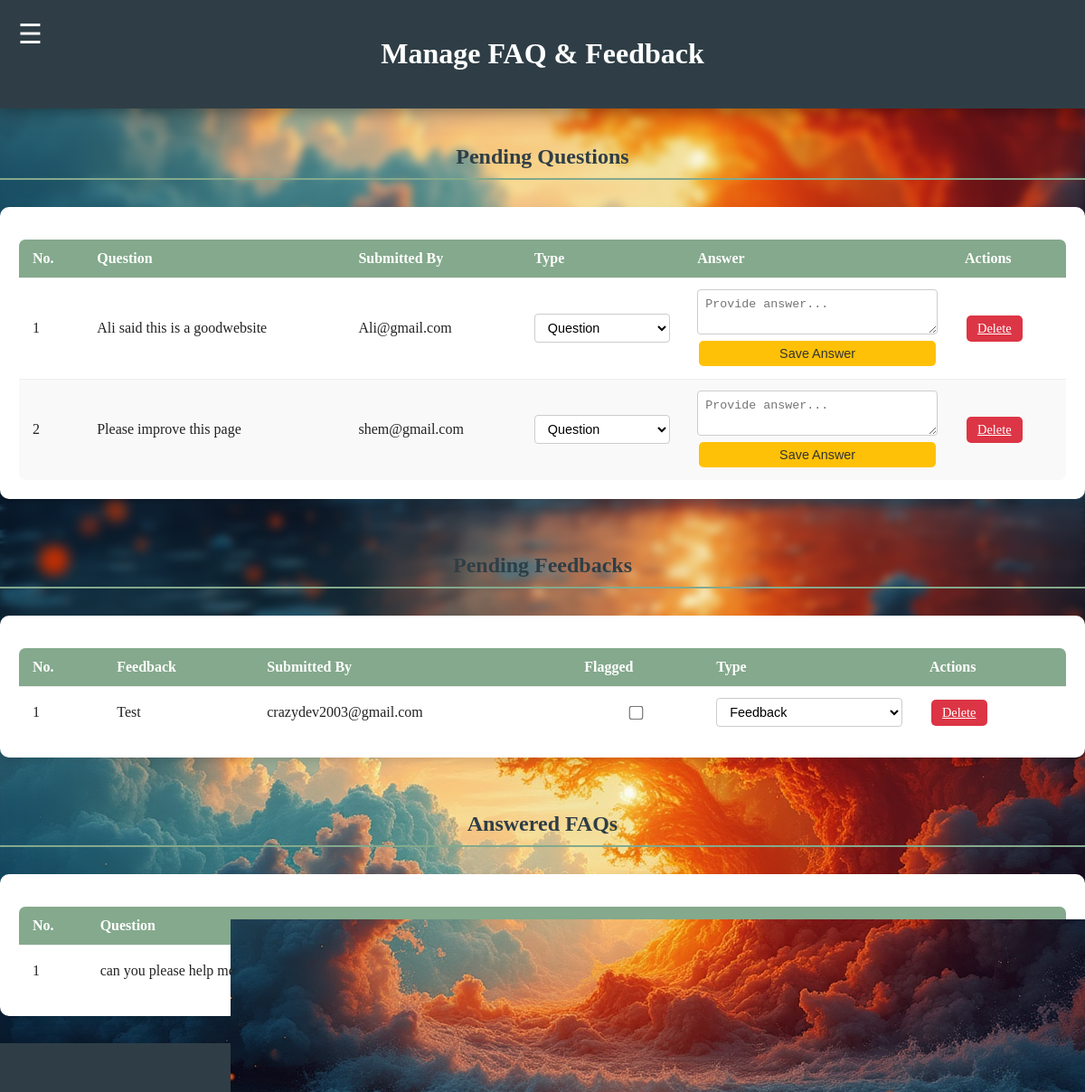
The app's page /manageFAQ.php with its own data.
### tables this page shows
CREATE TABLE `faq` (
  `id` int(11) NOT NULL,
  `question` text NOT NULL,
  `answer` text DEFAULT NULL,
  `submitted_by` varchar(100) DEFAULT NULL,
  `submitted_at` timestamp NOT NULL DEFAULT current_timestamp(),
  `visible` tinyint(1) DEFAULT 0,
  `type` enum('question','feedback') DEFAULT 'question',
  `flagged` tinyint(1) DEFAULT 0
);

### manageFAQ.php (the view, shortened to what this page needs)
<?php
require 'connection.php';
require 'header.php';
require 'navbar.php';
$answered = $conn->query("SELECT * FROM faq WHERE answer IS NOT NULL ORDER BY submitted_at DESC");
$unanswered_questions = $conn->query("SELECT * FROM faq WHERE answer IS NULL AND type = 'question' ORDER BY submitted_at DESC");
$unanswered_feedbacks = $conn->query("SELECT * FROM faq WHERE answer IS NULL AND type = 'feedback' ORDER BY submitted_at DESC");
?>
<div id="main-content">
    <div class="title-container">
        <h1>Manage FAQ & Feedback</h1>
    </div>
    <h2 style="margin-top: 40px;">Pending Questions</h2>
    <div class="table-container">
        <?php if ($unanswered_questions->num_rows > 0): ?>
            <table class="manage-table">
                <thead>
                    <tr>
                        <th>No.</th>
                        <th>Question</th>
                        <th>Submitted By</th>
                        <th>Type</th>
                        <th>Answer</th>
                        <th>Actions</th>
                    </tr>
                </thead>
                <tbody>
                    <?php $no = 1; while ($row = $unanswered_questions->fetch_assoc()): ?>
                        <tr>
                            <td><?= $no++ ?></td>
                            <td><?= htmlspecialchars($row['question']) ?></td>
                            <td><?= htmlspecialchars($row['submitted_by']) ?></td>
                            <td>
                                <form method="POST">
                                    <select name="type" onchange="this.form.submit()">
                                        <option value="question" <?= $row['type'] == 'question' ? 'selected' : '' ?>>Question</option>
                                    </select>
                                </form>
                            </td>
                            <td>
                                <form method="POST">
                                    <textarea name="answer" rows="2" placeholder="Provide answer..." required></textarea>
                                    <button type="submit" class="form-button orange">Save Answer</button>
                                </form>
                            </td>
                            <td>
                                <a href="?delete=<?= $row['id'] ?>" onclick="return confirm('Are you sure you want to delete this entry?')" class="form-button red">Delete</a>
                            </td>
                        </tr>
                    <?php endwhile; ?>
                </tbody>
            </table>
        <?php else: ?>
            <p style="text-align: center; padding: 20px; color: #555;">No pending questions.</p>
        <?php endif; ?>
    </div>
    <h2 style="margin-top: 60px;">Pending Feedbacks</h2>
    <div class="table-container">
        <?php if ($unanswered_feedbacks->num_rows > 0): ?>
            <table class="manage-table">
                <thead>
                    <tr>
                        <th>No.</th>
                        <th>Feedback</th>
                        <th>Submitted By</th>
                        <th>Flagged</th>
                        <th>Type</th>
                        <th>Actions</th>
                    </tr>
                </thead>
                <tbody>
                    <?php $no = 1; while ($row = $unanswered_feedbacks->fetch_assoc()): ?>
                        <tr>
                            <td><?= $no++ ?></td>
                            <td><?= htmlspecialchars($row['question']) ?></td>
                            <td><?= htmlspecialchars($row['submitted_by']) ?></td>
                            <td>
                                <form method="POST">
                                    <input type="checkbox" name="flagged" value="1" onchange="this.form.submit()" <?= $row['flagged'] ? 'checked' : '' ?>>
                                </form>
                            </td>
                            <td>
                                <form method="POST">
                                    <select name="type" onchange="this.form.submit()">
                                        <option value="feedback" <?= $row['type'] == 'feedback' ? 'selected' : '' ?>>Feedback</option>
                                    </select>
                                </form>
                            </td>
                            <td>
                                <a href="?delete=<?= $row['id'] ?>" onclick="return confirm('Are you sure you want to delete this entry?')" class="form-button red">Delete</a>
                            </td>
                        </tr>
                    <?php endwhile; ?>
                </tbody>
            </table>
        <?php else: ?>
            <p style="text-align: center; padding: 20px; color: #555;">No pending feedback.</p>
        <?php endif; ?>
    </div>
    <h2 style="margin-top: 60px;">Answered FAQs</h2>
    <div class="table-container">
        <?php if ($answered->num_rows > 0): ?>
            <table class="manage-table">
                <thead>
                    <tr>
                        <th>No.</th>
                        <th>Question</th>
                        <th>Submitted By</th>
                        <th>Answer</th>
                        <th>Visible</th>
                        <th>Actions</th>
                    </tr>
                </thead>
                <tbody>
                    <?php $no = 1; while ($row = $answered->fetch_assoc()): ?>
                        <tr>
                            <td><?= $no++ ?></td>
                            <td><?= htmlspecialchars($row['question']) ?></td>
                            <td><?= htmlspecialchars($row['submitted_by']) ?></td>
                            <td><?= htmlspecialchars($row['answer']) ?></td>
                            <td><?= $row['visible'] ? '✔ Yes' : '❌ No' ?></td>
                            <td>
                                <?php if (!$row['visible']): ?>
                                    <a href="?add=<?= $row['id'] ?>" class="form-button green">Add to Public</a>
                                <?php else: ?>
                                    <span style="font-size: 0.9em; color: green; font-weight: bold;">✔ Added</span>
                                <?php endif; ?>
                                <a href="?delete=<?= $row['id'] ?>" onclick="return confirm('Are you sure you want to delete this entry?')" class="form-button red" style="margin-left: 5px;">Delete</a>
                            </td>
                        </tr>
                    <?php endwhile; ?>
                </tbody>
            </table>
        <?php else: ?>
            <p style="text-align: center; padding: 20px; color: #555;">No answered FAQs available yet.</p>
        <?php endif; ?>
    </div>
</div>
<?php require 'footer.php'; ?>

### css/style.css (style rules this page uses)
:root { --color-bg: #CAD2C5; --color-surface: #84A98C; --color-primary: #52796F; --color-text: #354F52; --color-title: #2F3E46; }
.title-container { background-color: var(--color-title); font-family: "Copperplate Gothic", "Copperplate", fantasy; color: white; padding: 20px; text-align: center; box-shadow: 0 0px 20px rgba(0, 0, 0, 0.5); }
.form-button { width: 100%; padding: 10px; font-size: 1rem; background-color: var(--color-primary); color: white; border: none; border-radius: 5px; cursor: pointer; transition: background-color 0.3s ease; display: block; margin: 0; }

### manageFAQ.php (style rules this page uses)
.table-container { max-width: 1200px; margin: 30px auto; background-color: #fff; padding: 20px; border-radius: 10px; box-shadow: 0 4px 8px rgba(0,0,0,0.1); }
.manage-table { width: 100%; border-collapse: collapse; margin-top: 15px; border: 1px solid #ddd; border-radius: 8px; overflow: hidden; }
.manage-table th, .manage-table td { padding: 12px 15px; text-align: left; border-bottom: 1px solid #eee; }
.manage-table thead tr { background-color: var(--color-surface); color: white; }
.manage-table tbody tr:nth-child(even) { background-color: #f9f9f9; }
.manage-table td form { margin: 0; display: flex; flex-direction: column; gap: 5px; }
.manage-table td textarea { width: 100%; padding: 8px; border: 1px solid #ccc; border-radius: 4px; box-sizing: border-box; resize: vertical; min-height: 50px; }
.manage-table .form-button { padding: 6px 12px; font-size: 0.9em; width: auto; display: inline-block; margin: 2px; border-radius: 5px; transition: background-color 0.2s ease; }
.manage-table .form-button.red { background-color: #dc3545; }
.manage-table .form-button.orange { background-color: #ffc107; color: #333; }
h2 { color: var(--color-title); text-align: center; margin-top: 40px; margin-bottom: 20px; border-bottom: 2px solid var(--color-surface); padding-bottom: 10px; }
.manage-table select { padding: 6px 10px; border-radius: 4px; border: 1px solid #ccc; background-color: white; font-size: 0.9em; }
.manage-table input[type="checkbox"] { transform: scale(1.2); margin-right: 5px; }

### records on screen
faq: question "Ali said this is a goodwebsite", submitted_by "Ali@gmail.com", type "Question"
faq: question "Please improve this page", submitted_by "shem@gmail.com", type "Question"
faq: question "Test", submitted_by "crazydev2003@gmail.com", type "Feedback"
faq: question "can you please help me do account recovery??", submitted_by "test@gmail.com", answer "Yes", visible "✔ Yes"
